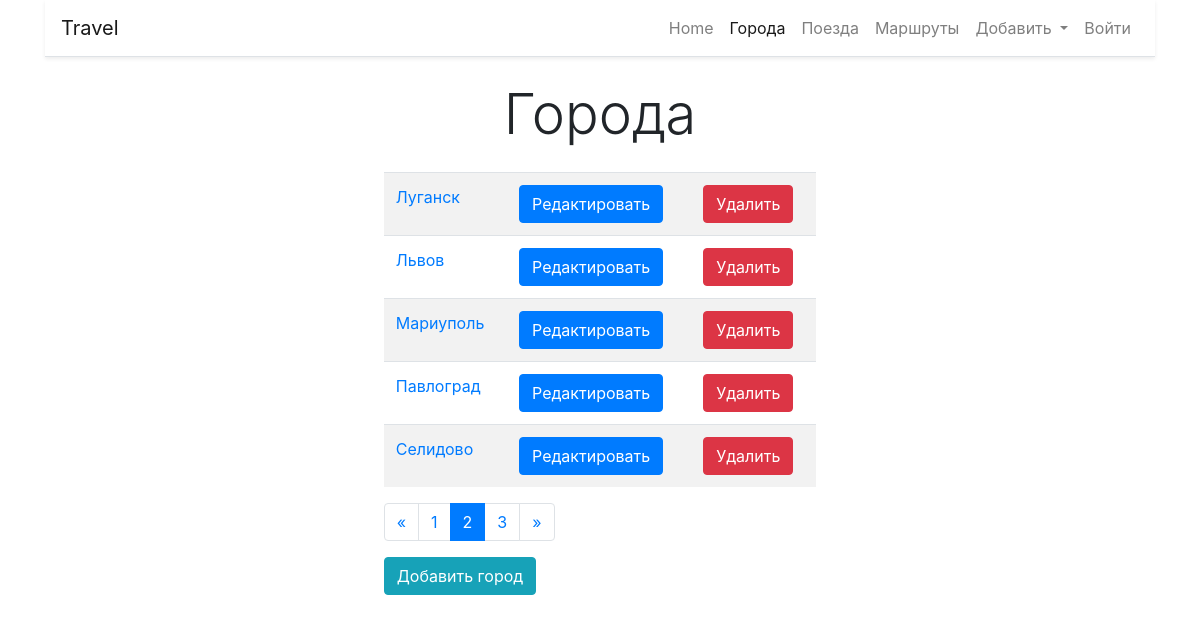
The app's page /cities/?page=2 with its own data.
### cities/models.py (models this page shows, shortened)
class City(models.Model):
    name = models.CharField(max_length=100, unique=True, verbose_name='Город')
    class Meta:
        verbose_name = 'Город'
        verbose_name_plural = 'Города'
        ordering = ['name']

### cities/views.py (the view)
# urls.py: path('', home, name='home'),
def home(request):
    cities = City.objects.all()
    paginator = Paginator(cities, 5)
    page_number = request.GET.get('page')
    page_numbers = paginator.page_range
    page_obj = paginator.get_page(page_number)
    return render(request=request, template_name='cities/home.html',
                  context={'cities_list': cities, 'page_obj': page_obj, 'page_numbers': page_numbers})

### cities/templates/cities/home.html (shortened to what this page needs)
{% extends 'Base.html' %}
{% block content %}
<h1 class="display-4 text-center my-4">Города</h1>
<div class="col-md-5 mx-auto">
    <table class="table table-striped">
        <tbody>
        {% for city in page_obj %}
        <tr>
            <td><a href="{% url 'city:current_city' city.pk %}">{{ city.name }}</a></td>
            <td><a href="{% url 'city:update' city.pk %}">
                <button type="button" class="btn btn-primary">Редактировать</button>
            </a></td>
            <td><a href="{% url 'city:delete' city.pk %}">
                <button type="button" class="btn btn-danger">Удалить</button>
            </a></td>
        </tr>
        {% endfor %}
        </tbody>
    </table>
    <nav aria-label="Page navigation example">
        <ul class="pagination">
            <li class="page-item">
                {% if page_obj.has_previous %}
                <a class="page-link" href="?page={{ page_obj.previous_page_number }}" aria-label="Previous">
                    <span aria-hidden="true">&laquo;</span>
                </a>
                {% endif %}
            </li>
            {% for i in page_obj.paginator.page_range %}
            <li class="page-item current {% ifequal i page_obj.number %} active {% endifequal %}">
                <a class="page-link" href="?page={{ i }}">{{ i }}</a>
            </li>
            {% endfor %}
            <li class="page-item">
                {% if page_obj.has_next %}
                <a class="page-link" href="?page={{ page_obj.next_page_number }}" aria-label="Next">
                    <span aria-hidden="true">&raquo;</span>
                </a>
                {% endif %}
            </li>
        </ul>
    </nav>
    <a href="{% url 'city:create' %}">
        <button type="button" class="btn btn-info">Добавить город</button>
    </a>
</div>
{% endblock %}

### records on screen
City: name "Луганск"
City: name "Львов"
City: name "Мариуполь"
City: name "Павлоград"
City: name "Селидово"

### other values on screen
{{ i }} "1" "2" "3"
